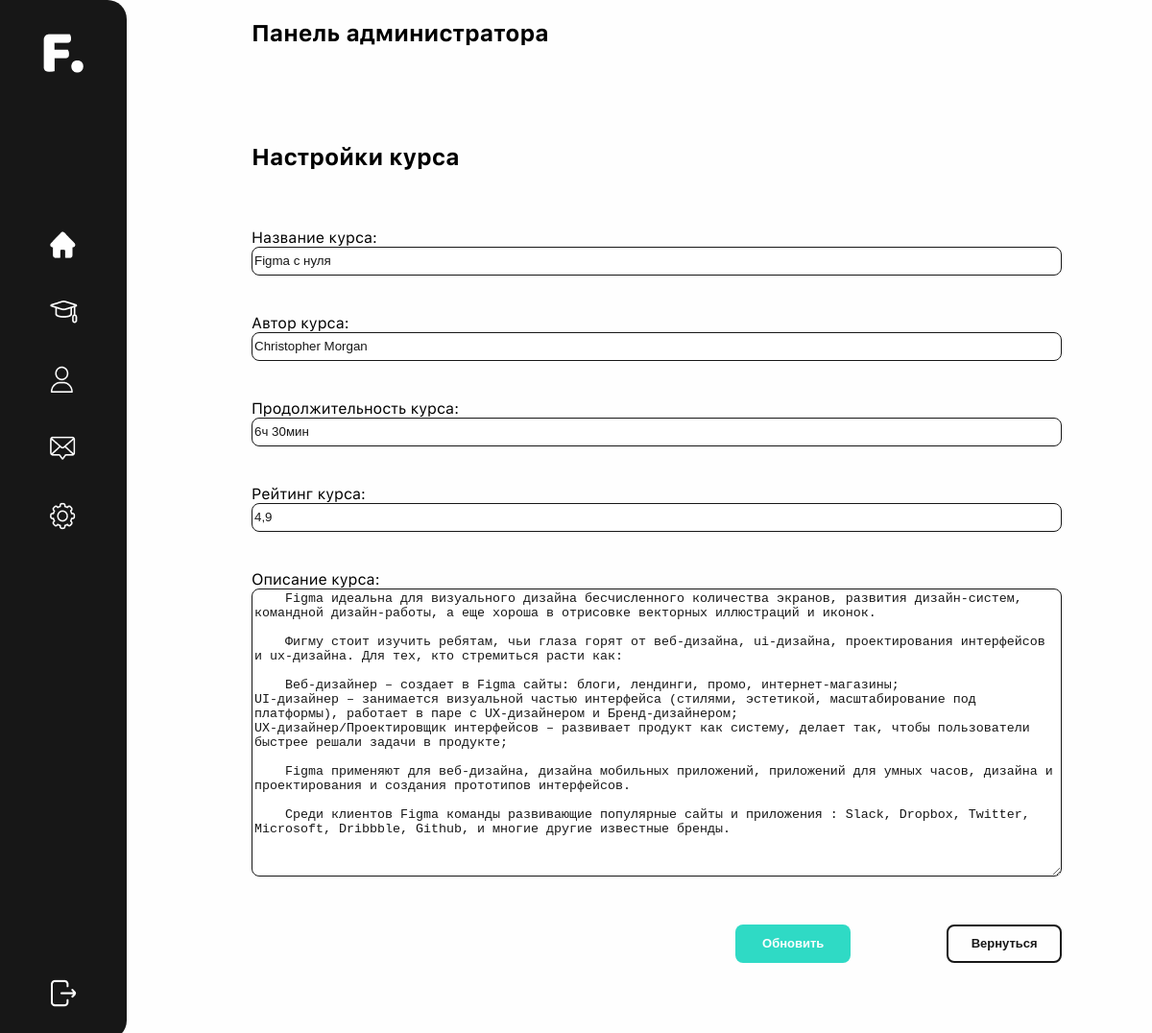
The page /change_page/index.php?id=7 on the database its author committed.
### tables this page shows
CREATE TABLE `bp_posts` (
  `id` int(10) NOT NULL,
  `post_title` text NOT NULL,
  `post_text` text NOT NULL,
  `post_intens` text NOT NULL,
  `post_image` text NOT NULL,
  `post_author` text NOT NULL,
  `post_about` text NOT NULL
);

### change_page/index.php (the view, shortened to what this page needs)
<?php
    $id = $_GET['id'];
    require_once('../php/connect.php');
    $db_data = mysqli_query($connect, "SELECT * FROM `bp_posts` WHERE `id` = '$id'");
    $post = mysqli_fetch_assoc($db_data);
?>
<!DOCTYPE html>
<html lang="en">
<head>
    <link rel="stylesheet" href="/change_page/fonts/stylesheet.css">
    <link rel="stylesheet" href="/change_page/css/hamburgers.min.css">
    <link rel="stylesheet" href="/change_page/css/style.css">
</head>
<body>
    <main class="main">
        <section class="aside">
            <div class="logo aside__logo">
                <a href="#" class="aside__logo-link">
                    <img class="aside__logo-img" src="/change_page/img/logo.png" alt="Logo">
                </a>
            </div>
            <nav class="menu aside__menu">
                <ul class="menu-list aside__menu-list">
                    <li class="menu__item"><a class="menu__link" href="/admin_panel/index.php"><img class="menu__img" src="/change_page/img/home.png" alt="Home"></a></li>
                    <li class="menu__item"><a class="menu__link" href="#"><img class="menu__img" src="/change_page/img/education.png" alt="Education"></a></li>
                    <li class="menu__item"><a class="menu__link" href="#"><img class="menu__img" src="/change_page/img/profile.png" alt="Profile"></a></li>
                    <li class="menu__item"><a class="menu__link" href="#"><img class="menu__img" src="/change_page/img/email.png" alt="Email"></a></li>
                    <li class="menu__item"><a class="menu__link" href="/facts_page/index.php"><img class="menu__img" src="/change_page/img/settings.png" alt="Settings"></a></li>
                </ul>
            </nav>
            <div class="exit aside__exit">
                <a class="exit-link" href="/index.php"><img class="exit-link__img" src="/change_page/img/exit.png" alt=""></a>
            </div>
        </section>
        <section class="content">
            <div class="container content__container">
                <div class="content__title">
                    <h2 class="content__title-text">Панель администратора</h2>
                </div>
                <div class="content__subtitle">
                    <h2 class="content__subtitle-text">Настройки курса</h2>
                </div>
            </div>
            <div class="change">
                <form action="/php/updateValue.php" class="form change__form" method="POST">
                    <div class="change__form-field not__margin">
                        <label for="">Название курса:</label>
                        <input type="text" name="post_title" id="" value="<?php echo $post['post_title'] ?>">
                    </div>
                    <div class="change__form-field">
                        <label for="">Автор курса:</label>
                        <input type="text" name="post_author" id="" value="<?php echo $post['post_author'] ?>">
                    </div>
                    <div class="change__form-field">
                        <label for="">Продолжительность курса:</label>
                        <input type="text" name="post_text" id="" value="<?php echo $post['post_text'] ?>">
                    </div>
                    <div class="change__form-field">
                        <label for="">Рейтинг курса:</label>
                        <input type="text" name="post_intens" id="" value="<?php echo $post['post_intens'] ?>">
                    </div>
                    <div class="change__form-field">
                        <label for="">Описание курса:</label>
                        <textarea class="textarea" type="text" name="post_about" id=""><?php echo $post['post_about'] ?></textarea>
                    </div>
                    <div class="control">
                        <button class="button button__accent" type="submit">Обновить</button>
                        <a href="./index.php">
                            <button class="button button__white" type="submit">Вернуться</button>
                        </a>
                    </div>
                </form>
            </div>
        </section>
    </main>
</body>
</html>

### change_page/css/style.css (style rules this page uses)
html { -webkit-box-sizing: border-box; box-sizing: border-box; }
*, *::before, *::after { -webkit-box-sizing: inherit; box-sizing: inherit; }
body { margin: 0; padding: 0; background-color: #FEFEFE; font-family: "SF UI Text", -apple-system, BlinkMacSystemFont, 'Segoe UI', Roboto, Oxygen, Ubuntu, Cantarell, 'Open Sans', 'Helvetica Neue', sans-serif; }
.main { display: -webkit-box; display: -ms-flexbox; display: flex; }
.aside { width: 100%; max-width: 132px; max-height: 1100px; background-color: #171717; border-top-right-radius: 20px; border-bottom-right-radius: 20px; display: -webkit-box; display: -ms-flexbox; display: flex; -webkit-box-orient: vertical; -webkit-box-direction: normal; -ms-flex-direction: column; flex-direction: column; -webkit-box-pack: justify; -ms-flex-pack: justify; justify-content: space-between; -webkit-box-align: center; -ms-flex-align: center; align-items: center; }
.aside__logo { padding-top: 35px; }
.aside__menu { height: 60%; }
.aside__menu-list li { list-style-type: none; padding-top: 40px; margin-right: 40px; }
.aside__menu-list li:nth-of-type(1) { padding-top: 0; }
.aside__exit { margin-bottom: 30px; }
.content { width: 100%; max-width: 1100px; padding-left: 130px; }
.content__title { display: -webkit-box; display: -ms-flexbox; display: flex; }
.content__subtitle { padding-top: 60px; padding-bottom: 40px; -webkit-transition: all 0.5s ease-in-out; transition: all 0.5s ease-in-out; }
.change__form { width: 90%; display: -webkit-box; display: -ms-flexbox; display: flex; -webkit-box-orient: vertical; -webkit-box-direction: normal; -ms-flex-direction: column; flex-direction: column; }
.change__form-field { display: -webkit-box; display: -ms-flexbox; display: flex; -webkit-box-orient: vertical; -webkit-box-direction: normal; -ms-flex-direction: column; flex-direction: column; margin-top: 40px; }
.change__form-field:nth-of-type(1) { margin-top: 0; }
input { border-radius: 8px; border: 1px solid #171717; height: 30px; color: #171717; outline: none; }
.textarea { border-radius: 8px; border: 1px solid #171717; height: 30px; color: #171717; outline: none; width: 100%; height: 300px; }
.button { width: 120px; height: 40px; border-radius: 8px; }
.button__accent { background-color: #2FDAC5; color: #FEFEFE; font-style: normal; font-weight: 700; font-size: 13px; line-height: 15px; text-align: center; border: none; margin-right: 100px; }
.button__white { background-color: #FEFEFE; color: #171717; font-style: normal; font-weight: 700; font-size: 13px; line-height: 15px; text-align: center; border: 2px solid #171717; }
.control { display: -webkit-box; display: -ms-flexbox; display: flex; -webkit-box-pack: end; -ms-flex-pack: end; justify-content: flex-end; margin-top: 50px; margin-bottom: 80px; }

### rows shown on the page
bp_posts: post_title "Figma с нуля", post_author "Christopher Morgan", post_text "6ч 30мин", post_intens "4,9", post_about "Figma идеальна для визуального дизайна бесчисленного количества экранов, развития дизайн-систем, командной дизайн-работы, а еще хороша в отрисовке векторных иллюстраций и иконок. Фигму стоит изучить ребятам, чьи глаза горят от веб-дизайна, ui-дизайна, проектирования интерфейсов и ux-дизайна. Для тех, кто стремиться расти как: Веб-дизайнер – создает в Figma сайты: блоги, лендинги, промо, интернет-магазины; UI-дизайнер – занимается визуальной частью интерфейса (стилями, эстетикой, масштабирование под платформы), работает в паре с UX-дизайнером и Бренд-дизайнером; UX-дизайнер/Проектировщик интерфейсов – развивает продукт как систему, делает так, чтобы пользователи быстрее решали задачи в…"
